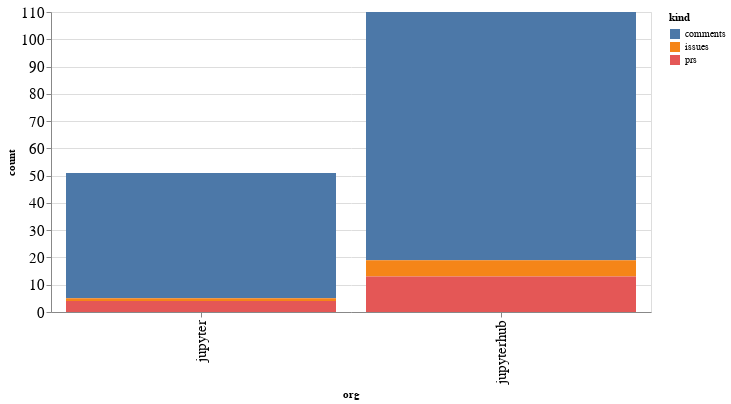

Write notebook code for a chart like this one.
### Code cell
alt.Chart(org_summaries, width=600).mark_bar().encode(
    x='org',
    y='count',
    color='kind',
    tooltip="org"
)

### Figure 1 — Vega-Lite specification as saved in the notebook (floating-point values rounded to 4 significant figures)
{"config": {"axisLeft": {"labelFontSize": 15}, "axisBottom": {"labelFontSize": 15}}, "data": {"name": "data-11d90263f9c02c35eb39746d562370dd"}, "mark": "bar", "encoding": {"color": {"type": "nominal", "field": "kind"}, "tooltip": {"type": "nominal", "field": "org"}, "x": {"type": "nominal", "field": "org"}, "y": {"type": "quantitative", "field": "count"}}, "width": 600, "$schema": "https://vega.github.io/schema/vega-lite/v4.8.1.json", "datasets": {"data-11d90263f9c02c35eb39746d562370dd": [{"org": "jupyter", "kind": "comments", "count": 46}, {"org": "jupyter", "kind": "issues", "count": 1}, {"org": "jupyter", "kind": "prs", "count": 4}, {"org": "jupyterhub", "kind": "comments", "count": 91}, {"org": "jupyterhub", "kind": "issues", "count": 6}, {"org": "jupyterhub", "kind": "prs", "count": 13}]}}
